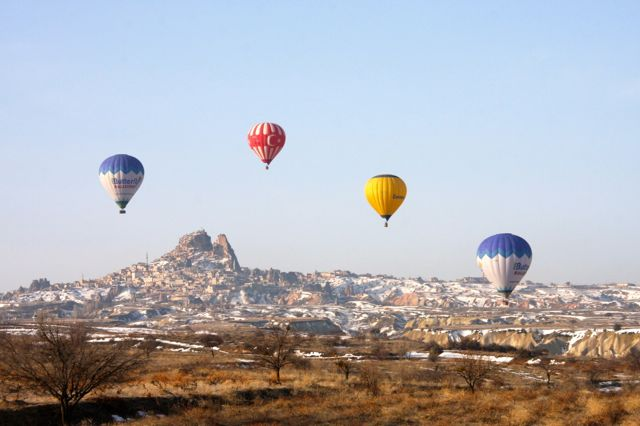
//> input picture img/baloes.jpg, 640 x 426 px
$ ./bounding   (built with g++ and OpenCV 4)
//> lines starting //> are read from the running program, lines starting //| are printed output that depends on the picture; after the words box and inside, x2 and y2 are one past the last pixel; in counts of white or black regions, pixels touching at a corner belong together
#include "opencv2/imgcodecs.hpp"
#include "opencv2/highgui.hpp"
#include "opencv2/imgproc.hpp"
#include <iostream>

using namespace cv;
using namespace std;

Mat src, src_gray;
int thresh = 100, max_thresh = 255;
RNG rng(12345);
void thresh_callback(int, void* );


int main( int, char** argv ){

    src = imread( "img/baloes.jpg", IMREAD_COLOR );
//> src is the input picture: 426 rows x 640 cols, CV_8UC3; mean B, G, R 182.1, 176.5, 176.5

    cvtColor( src, src_gray, COLOR_BGR2GRAY );
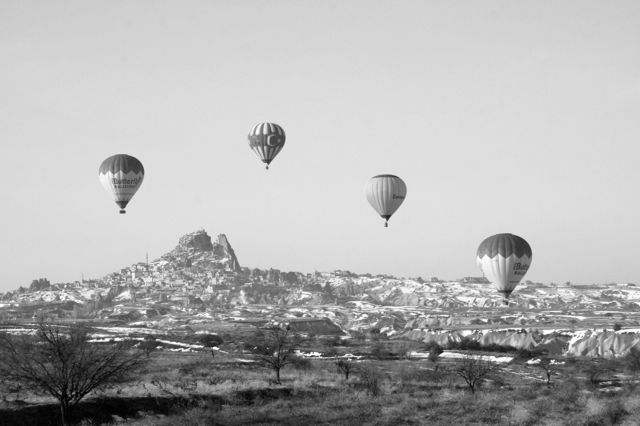
//> src_gray: 426 rows x 640 cols, CV_8UC1; min 0, max 254, mean 177.1
    blur( src_gray, src_gray, Size(3,3) );
    const char* source_window = "Source";
    namedWindow( source_window, WINDOW_AUTOSIZE );
    imshow( source_window, src );

    createTrackbar( " Threshold:", "Source", &thresh, max_thresh, thresh_callback );
    thresh_callback( 0, 0 );

    waitKey(0);
    return(0);
}


void thresh_callback(int, void* )
{
  Mat threshold_output;
  vector<vector<Point> > contours;
  vector<Vec4i> hierarchy;
  threshold( src_gray, threshold_output, thresh, 255, THRESH_BINARY );
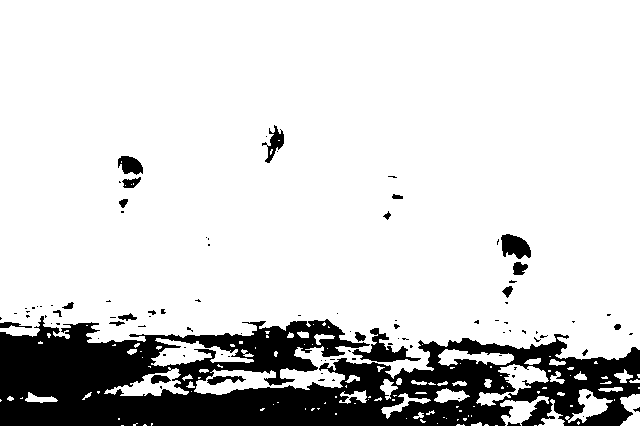
//> threshold_output: 426 rows x 640 cols, CV_8UC1; 83.4% white; 97 black regions (74 under 20 px)
  findContours( threshold_output, contours, hierarchy, RETR_TREE, CHAIN_APPROX_SIMPLE, Point(0, 0) );
//> contours = 234 contours, 174 with area under 20; largest, box (x1, y1, x2, y2) and area: (0, 0, 640, 395) 219938, (151, 338, 254, 367) 1162, (104, 367, 189, 396) 980, (476, 364, 549, 406) 918, (351, 327, 422, 363) 912
  vector<vector<Point> > contours_poly( contours.size() );
//> contours_poly = 234 empty contours
  vector<Rect> boundRect( contours.size() );
  vector<Point2f>center( contours.size() );
  vector<float>radius( contours.size() );
  for( size_t i = 0; i < contours.size(); i++ )
  {
    approxPolyDP( Mat(contours[i]), contours_poly[i], 3, true );
    boundRect[i] = boundingRect( Mat(contours_poly[i]) );
    minEnclosingCircle( contours_poly[i], center[i], radius[i] );
  }
//> after the loop, contours_poly = 234 contours, 191 with area under 20; largest, box (x1, y1, x2, y2) and area: (0, 0, 640, 395) 220271, (151, 338, 254, 366) 1225, (104, 367, 189, 396) 1044, (476, 366, 548, 405) 918, (351, 327, 422, 363) 836; boundRect = 234 Rects (x, y, width, height), first 8: [534, 425, 1, 1], [495, 425, 1, 1], [121, 425, 1, 1], [484, 425, 5, 1], [456, 425, 9, 1], [143, 425, 1, 1], [437, 423, 1, 1], [152, 423, 1, 1]; center = 234 Points (x, y), first 12: [534, 425], [495, 425], [121, 425], [486, 425], [460, 425], [143, 425], [437, 423], [152, 423], [135, 424], [476, 424], [578, 421], [458, 419]; radius = 234 values, max 364 at index 142, min 0.0001 at index 0, mean 5.49
  Mat drawing = Mat::zeros( threshold_output.size(), CV_8UC3 );
  for( size_t i = 0; i< contours.size(); i++ )
  {
    Scalar color = Scalar( rng.uniform(0, 255), rng.uniform(0,255), rng.uniform(0,255) );
    drawContours( drawing, contours_poly, (int)i, color, 1, 8, vector<Vec4i>(), 0, Point() );
    rectangle( drawing, boundRect[i].tl(), boundRect[i].br(), color, 2, 8, 0 );
    circle( drawing, center[i], (int)radius[i], color, 2, 8, 0 );
  }
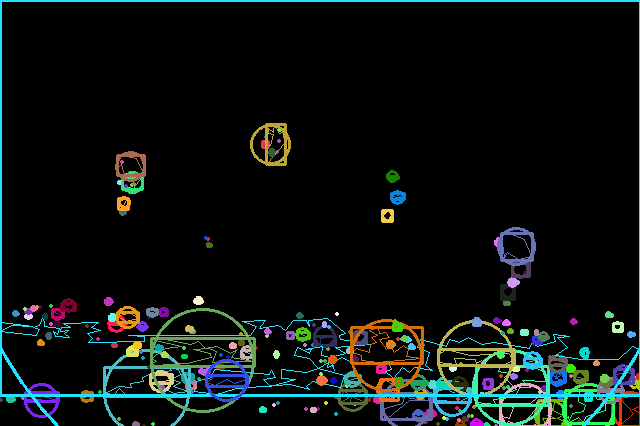
//> drawing: 426 rows x 640 cols, CV_8UC3; mean B, G, R 16.3, 17.6, 11.5
  namedWindow( "Contours", WINDOW_AUTOSIZE );
  imshow( "Contours", drawing );
}

$ run again, with img/mineirao.jpg copied over img/baloes.jpg
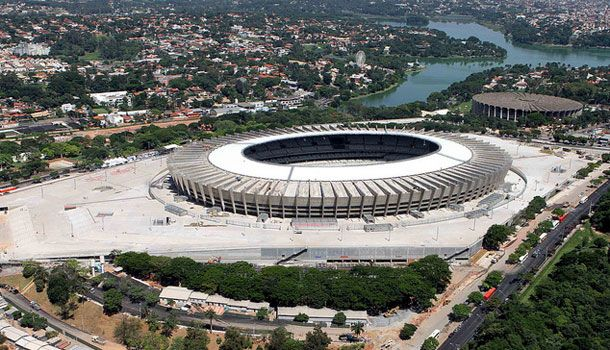
//> input picture img/mineirao.jpg, 610 x 350 px
//> src is the input picture: 350 rows x 610 cols, CV_8UC3; mean B, G, R 107.8, 112.9, 112
//> in thresh_callback, `threshold( src_gray, threshold_output, thresh, 255, THRESH_BINARY );`:
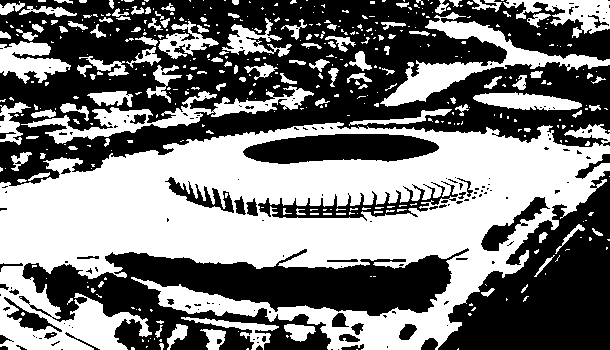
//> threshold_output: 350 rows x 610 cols, CV_8UC1; 47.5% white; 441 white regions (324 under 20 px)
//> contours = 626 contours, 497 with area under 20; largest, box (x1, y1, x2, y2) and area: (0, 122, 610, 350) 82906, (242, 133, 440, 165) 4560, (380, 12, 610, 107) 4312, (21, 86, 314, 144) 3346, (257, 182, 459, 222) 2872
//> in thresh_callback, `vector<vector<Point> > contours_poly( contours.size() );`: contours_poly = 626 empty contours
//> after the loop in thresh_callback, `for( size_t i = 0; i < contours.size(); i++ )`: contours_poly = 626 contours, 540 with area under 20; largest, box (x1, y1, x2, y2) and area: (0, 123, 610, 350) 83244, (242, 133, 440, 165) 4437, (380, 12, 610, 107) 4326, (21, 86, 314, 144) 3478, (257, 182, 459, 222) 2728; boundRect = 626 Rects (x, y, width, height), first 8: [356, 349, 1, 1], [458, 348, 1, 1], [248, 348, 1, 1], [131, 347, 4, 3], [147, 346, 1, 1], [160, 343, 3, 7], [148, 340, 1, 1], [160, 339, 1, 1]; center = 626 Points (x, y), first 12: [356, 349], [458, 348], [248, 348], [132.5, 348], [147, 346], [161, 346], [148, 340], [160, 339], [142, 339], [154, 338], [150, 338], [286, 335]; radius = 626 values, max 322.6 at index 99, min 0.0001 at index 0, mean 4.49
//> after the loop in thresh_callback, `for( size_t i = 0; i< contours.size(); i++ )`:
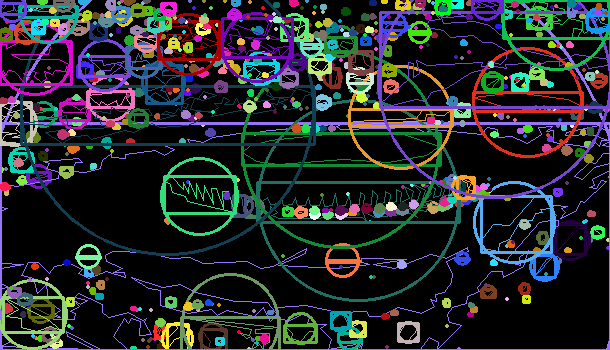
//> drawing: 350 rows x 610 cols, CV_8UC3; mean B, G, R 42.9, 39.7, 36.4
